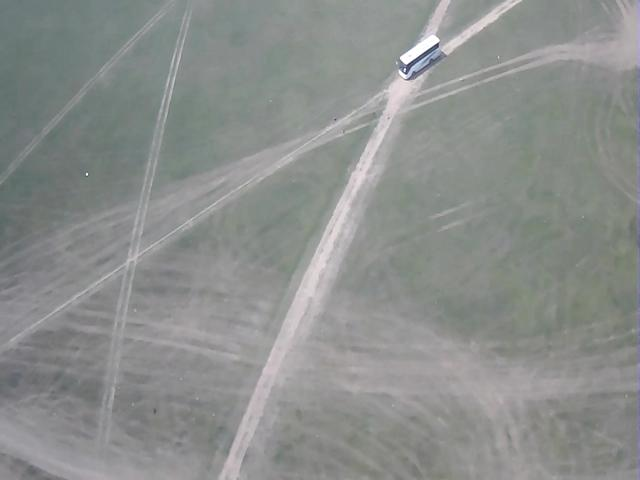
#> input picture MyTracker/1371.jpg, 640 x 480 px
$ python test.py   (Python 2 division)   (older library calls are emulated)
#> lines starting #> are read from the running program, lines starting #| are printed output that depends on the picture; after the words box and inside, x2 and y2 are one past the last pixel; in counts of white or black regions, pixels touching at a corner belong together; long printed decimals are rounded
### MyTracker/utils.py
#-*- coding:utf-8 -*-
import numpy as np
from scipy import misc
from skimage import transform
import cv2
from pyhog import pyhog


# [122 lines left out: functions get_window_size, get_subwindow, merge_features, dense_gauss_kernel, get_scale_subwindow, not called in this run]


def Coord_trans(image_size,tar_center,theta):
    width_1 = image_size[0]
    print(width_1)

    height_1 = image_size[1]
    print(height_1)
    theta = theta*np.pi/180
    width_2 = width_1 * np.abs(np.cos(theta)) + height_1 * np.abs(np.sin(theta))
    height_2 = width_1 * np.abs(np.sin(theta)) + height_1 * np.abs(np.cos(theta))
    print('gray_rotate_test')
    print(width_2)
    print(height_2)
    center = np.array([0,0])
    center[0] = np.cos(theta) * tar_center[0] - np.sin(theta)*tar_center[1] + 0.5 * width_2 + 0.5*height_1*np.sin(theta)-0.5*width_1*np.cos(theta)
    center[1] = np.sin(theta) * tar_center[0] + np.cos(theta)*tar_center[1] + 0.5 * height_2- 0.5*height_1*np.cos(theta)-0.5*width_1*np.sin(theta)
    print('center')
    print(center)
    return center


# [56 lines left out: functions im2c, get_feature_map, not called in this run]

### MyTracker/test.py
#-*- coding:utf-8 -*-
import cv2
import numpy as np
from sklearn.svm import SVC
from skimage import transform
import utils
import random

cv2.namedWindow('raw')
#cv2.namedWindow('gray')
cv2.namedWindow('rotate')
cv2.namedWindow('image_horizontal')
cv2.namedWindow('image_horizontal_result')
cv2.namedWindow('canny')
image = cv2.imread('./1371.jpg')
#> image is the input picture: shape (480, 640, 3); mean B, G, R 140.7, 142.6, 139.6
#从左上角开始，先纵向，后横向

print(image.shape)
#| (480, 640, 3)
#cv2.imshow('gray',image)
#image的索引方法是先y后x
image_patch = image[36:78,400:440,:]
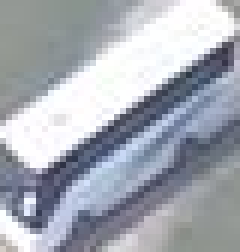
#> image_patch: shape (42, 40, 3) (shown 6 times larger); mean B, G, R 179.8, 170.4, 165.8
tar_width = 50
tar_height = 50
tar_center = np.array([57,420])
#image[tar_center[0]:tar_center[0]+5,tar_center[1]:tar_center[1]+5,1]=255
#image[tar_center[0]:tar_center[0]+5,tar_center[1]:tar_center[1]+5,2]=0
#image[tar_center[0]:tar_center[0]+5,tar_center[1]:tar_center[1]+5,0]=0
cv2.imshow('raw',image)
print(image_patch.shape)
#| (42, 40, 3)
gray = cv2.cvtColor(image_patch,cv2.COLOR_BGR2GRAY)
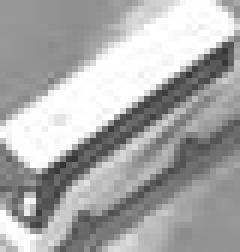
#> gray: shape (42, 40) (shown 6 times larger); min 50, max 255, mean 170.1
edge = cv2.Canny(gray,50,150)
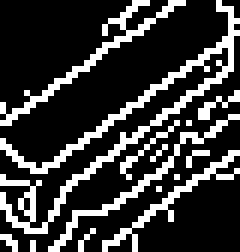
#> edge: shape (42, 40) (shown 6 times larger); 22.7% white in thin lines or dots
cv2.imshow('canny',edge)
a = 20
lines = cv2.HoughLinesP(edge, 1, np.pi / 18, a,
                        maxLineGap=1)
#> lines = [[14, 29, 27, 18], [18, 19, 38, 7], [8, 35, 10, 33], [26, 20, 29, 17], [12, 36, 22, 32], [38, 4, 39, 3]]
print(lines)
#| [[[14 29 27 18]]
#|  [[18 19 38  7]]
#|  [[ 8 35 10 33]]
#|  [[26 20 29 17]]
#|  [[12 36 22 32]]
#|  [[38  4 39  3]]]
num_line = 0
theta_total = 0

for line in lines:
	x1, y1, x2, y2 = line[0]
	print(x1)
	print(y1)
	print(x2)
	print(y2)
	theta = np.arctan((y1-y2)/(x1-x2))
	num_line = num_line + 1
	theta_total = theta_total + theta
	print(theta_total)
	cv2.line(image_patch,(x1,y1),(x2,y2),(0,255,0),1)
#> this loop made 6 passes
#> (x1, y1, x2, y2, theta_total) on passes 1 to 6: (14, 29, 27, 18, -0.785), (18, 19, 38, 7, -1.57), (8, 35, 10, 33, -2.36), (26, 20, 29, 17, -3.14), (12, 36, 22, 32, -3.93), (38, 4, 39, 3, -4.71)
#> (printed output is left out)
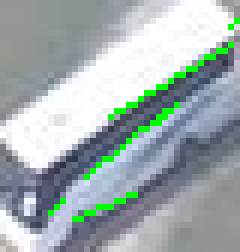
#> image_patch: shape (42, 40, 3) (shown 6 times larger); 3.27% of pixels changed, all inside (x1, y1, x2, y2) = (8, 3, 40, 37)
#> after the loop, num_line = 6; theta_total = -4.71
theta_ave = theta_total / num_line
#> theta_ave = -0.785
num = np.sin(theta_ave)*np.sin(theta_ave) - np.cos(theta_ave)*np.cos(theta_ave)
#> num = -2.22e-16
true_width = (tar_width * np.sin(theta_ave) - tar_height * np.cos(theta_ave))/num
#> true_width = 3.18e+17
true_height = (tar_height * np.sin(theta_ave) - tar_width * np.cos(theta_ave))/num
#> true_height = 3.18e+17
print('theta_ave')
print(theta_ave)
#| -0.7854
theta_delta = np.pi/2 + theta
#> theta_delta = 0.785
if theta_ave > 0:
	theta_delta = - theta_delta
elif theta_ave <=0:
	theta_delta = theta_delta
print('theta_delta')
print(theta_delta)
#| 0.7854
theta2Horizontal =  theta_ave*180/np.pi
#> theta2Horizontal = -45
#cv2.resizeWindow("gray", 640, 480);
#cv2.imshow('gray',image_patch)
center = utils.Coord_trans([image.shape[0],image.shape[1]],tar_center,theta2Horizontal)
#> in Coord_trans, `theta = theta*np.pi/180`: theta = -0.785
#> in Coord_trans, `width_2 = width_1 * np.abs(np.cos(theta)) + height_1 * np.abs(np.sin(t..`: width_2 = 792
#| 791.960
#| 791.960
#> center = [337, 596]
gray_rotate = transform.rotate(image,theta2Horizontal,resize = True)
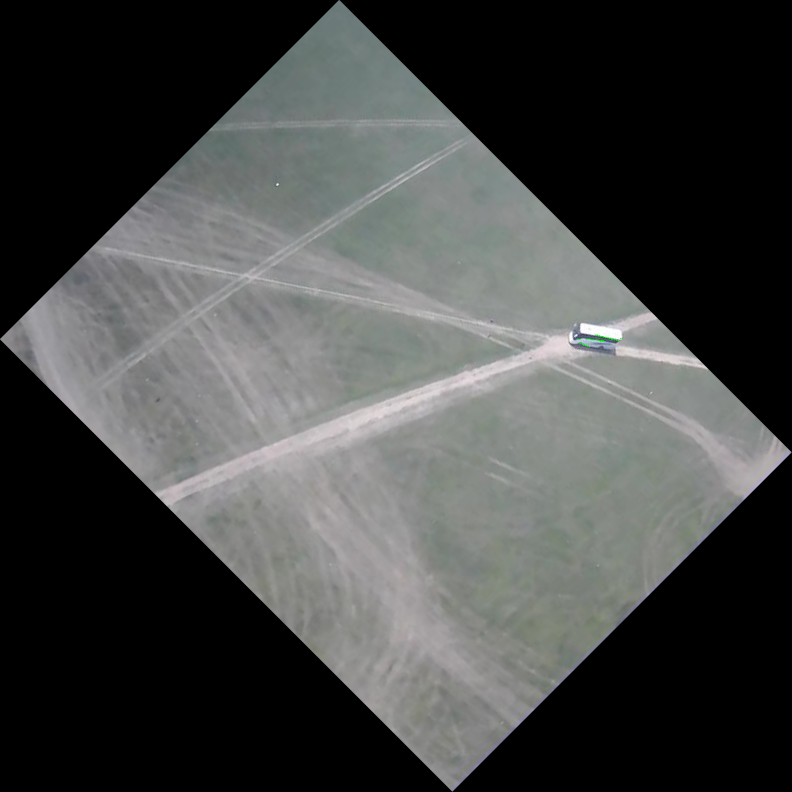
#> gray_rotate: shape (792, 792, 3) float64; mean B, G, R 0.27, 0.274, 0.268
#> image: shape (480, 640, 3); 0.02% of pixels changed, all inside (x1, y1, x2, y2) = (408, 39, 440, 73)

print('image_shape')
print(image.shape)
#| (480, 640, 3)
#gray_rotate[center[0]:center[0]+5,center[1]:center[1]+5,1]=0
#gray_rotate[center[0]:center[0]+5,center[1]:center[1]+5,2]=255
#gray_rotate[center[0]:center[0]+5,center[1]:center[1]+5,0]=0
print('gray_rotate')
print(gray_rotate.shape)
#| (792, 792, 3)
cv2.imshow('rotate',gray_rotate)
image_horizontal = gray_rotate[center[0]-tar_width/2:center[0]+tar_width/2,center[1]-tar_height/2:center[1]+tar_height/2,:]
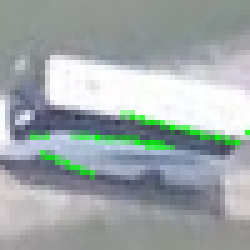
#> image_horizontal: shape (50, 50, 3) float64 (shown 5 times larger); mean B, G, R 0.665, 0.663, 0.627
cv2.imshow('image_horizontal',image_horizontal)
sample_points = 40
sample_RGB = np.zeros((2*sample_points,3))
labels = np.zeros((2*sample_points,),dtype=np.int16)
labels[sample_points:sample_points*2,] = 1

coordinate = np.zeros((2,2*sample_points,),dtype=np.int16)
b = np.arange(sample_points)

list_x = np.arange(tar_width)
print(list_x)
#> (the run stopped early here; a loop or call above may not have finished)

$ run again, with MyTracker/00000001.jpg copied over MyTracker/1371.jpg
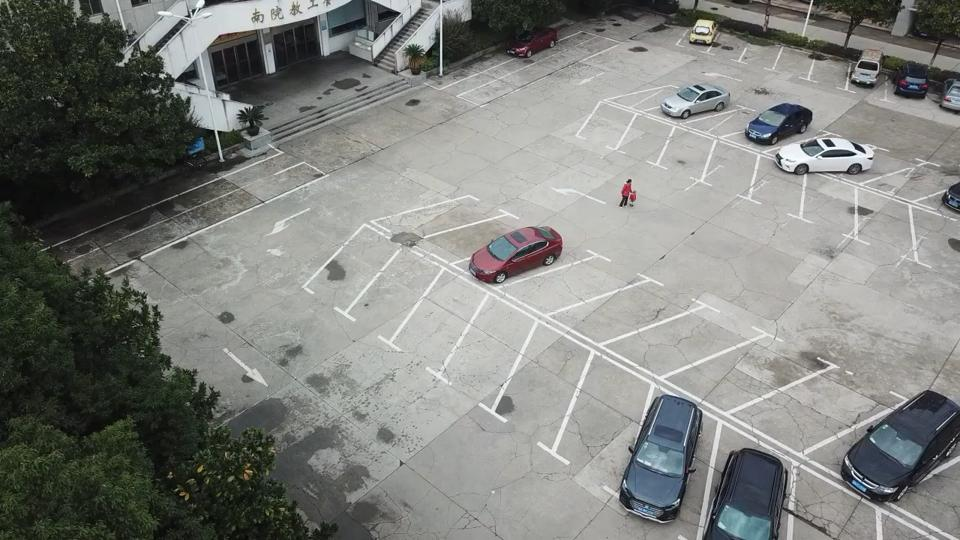
#> input picture MyTracker/00000001.jpg, 960 x 540 px
#> image is the input picture: shape (540, 960, 3); mean B, G, R 124.4, 128.3, 126.4
#| (540, 960, 3)
#| (42, 40, 3)
#> edge: shape (42, 40); 28.8% white in thin lines or dots
#> lines = [[18, 31, 20, 28], [25, 17, 35, 5], [23, 17, 33, 28], [3, 16, 5, 8], [30, 31, 32, 33], [17, 21, 25, 28], [12, 5, 13, 0], [25, 25, 35, 16]]
#| [[[18 31 20 28]]
#|  [[25 17 35  5]]
#|  [[23 17 33 28]]
#|  [[ 3 16  5  8]]
#|  [[30 31 32 33]]
#|  [[17 21 25 28]]
#> (further printed lines are left out)
#> the loop `for line in lines:` made 8 passes
#> (x1, y1, x2, y2, theta, theta_total) on passes 1 to 8: (18, 31, 20, 28, -1.11, -1.11), (25, 17, 35, 5, -1.11, -2.21), (23, 17, 33, 28, 0.785, -1.43), (3, 16, 5, 8, -1.33, -2.75), (30, 31, 32, 33, 0.785, -1.97), (17, 21, 25, 28, 0, -1.97), (12, 5, 13, 0, -1.37, -3.34), (25, 25, 35, 16, -0.785, -4.13)
#> (printed output is left out)
#> after the loop `for line in lines:`:
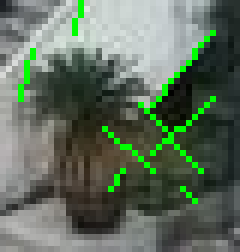
#> image_patch: shape (42, 40, 3) (shown 6 times larger); mean B, G, R 94, 110.3, 95.9
#> after the loop `for line in lines:`: num_line = 8; theta_total = -4.13
#> theta_ave = -0.516
#> num = -0.513
#> true_width = 132.8
#| -0.516
#> theta_delta = 0.785
#| 0.7854
#> theta2Horizontal = -29.57
#> in Coord_trans, `theta = theta*np.pi/180`: theta = -0.516
#> width_2 = 943.4
#> height_2 = 1101.4
#| 943.369
#| 1101.446
#> center = [256, 603]
#> image: shape (540, 960, 3); 0.01% of pixels changed, all inside (x1, y1, x2, y2) = (403, 36, 436, 70)
#| (540, 960, 3)
#| (943, 1101, 3)
#> `image_horizontal = gray_rotate[center[0]-tar_width/2:center[0]+tar_wid..`:
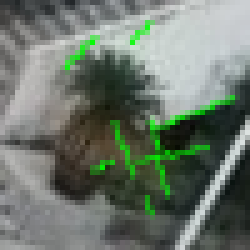
#> image_horizontal: shape (50, 50, 3) float64 (shown 5 times larger); mean B, G, R 0.427, 0.47, 0.428

$ run again, with MyTracker/00000002.jpg copied over MyTracker/1371.jpg
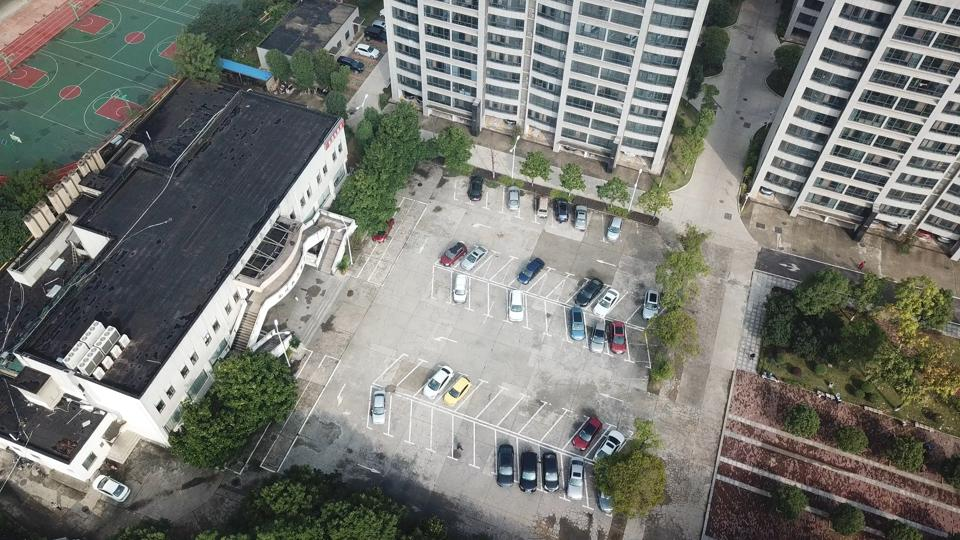
#> input picture MyTracker/00000002.jpg, 960 x 540 px
#> image is the input picture: shape (540, 960, 3); mean B, G, R 114.8, 120.3, 118.5
#| (540, 960, 3)
#| (42, 40, 3)
#> edge: shape (42, 40); 23.6% white in thin lines or dots
#> lines = [[33, 29, 39, 31], [20, 35, 20, 16], [25, 5, 36, 7]]
#| [[[33 29 39 31]]
#|  [[20 35 20 16]]
#|  [[25  5 36  7]]]
#> the loop `for line in lines:` made 3 passes
#> (printed output is left out)
#> after the loop `for line in lines:`:
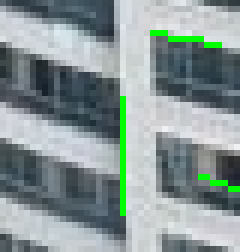
#> image_patch: shape (42, 40, 3) (shown 6 times larger); mean B, G, R 149.4, 150.2, 135.8
#> after the loop `for line in lines:`: num_line = 3; theta_total = 0
#> num = -1
#> true_width = 50
#| 0.0
#> theta_delta = 1.57
#| 1.571
#> theta2Horizontal = 0
#> width_2 = 540
#> height_2 = 960
#| 540.0
#| 960.0
#> center = [57, 420]
#> image: shape (540, 960, 3); 0.01% of pixels changed, all inside (x1, y1, x2, y2) = (420, 41, 440, 72)
#| (540, 960, 3)
#| (540, 960, 3)
#> `image_horizontal = gray_rotate[center[0]-tar_width/2:center[0]+tar_wid..`:
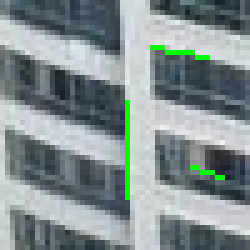
#> image_horizontal: shape (50, 50, 3) float64 (shown 5 times larger); mean B, G, R 0.566, 0.563, 0.511
